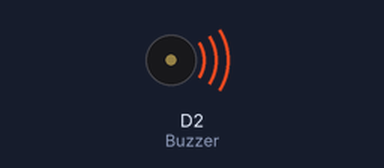
Recording of a sketch running on a simulated ESP8266 (NodeMCU). Shown: buzzer (waves = sounding, pin HIGH).

Above: at 0.5 s.
Timing chart, 0 to 4.6 s (numbered marks = the images above):
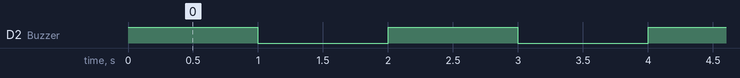

Measured:
- by itself, D2 (Buzzer): alternates HIGH for 1.0 s and LOW for 1.0 s

The sketch:

NodeMCU_BUZZER_1.ino
```cpp
#define Buzzer D2            // Buzzer in NodeMCU at pin GPIO16 (D2).
void setup()
{
  pinMode(Buzzer, OUTPUT);    // Buzzer pin as output.
}
void loop()
{
  digitalWrite(Buzzer, HIGH);// turn the Buzzer On.(Note that LOW is the voltage level but actually
  delay(1000);            // wait for 1 second.
  digitalWrite(Buzzer, LOW); // turn the Buzzer off.
  delay(1000); // wait for 1 second.
}
```
